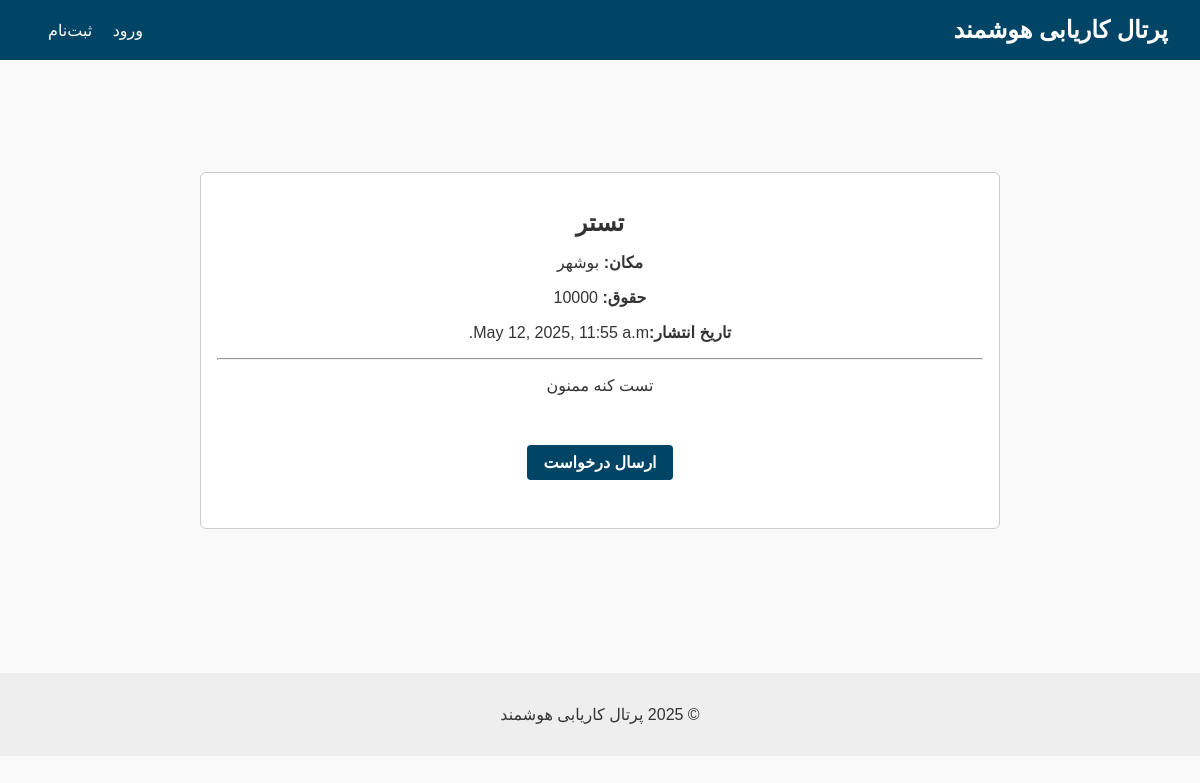
Page /jobs/1/ on the committed database.
### jobs/models.py (models this page shows, shortened)
class Job(models.Model):
    employer = models.ForeignKey(settings.AUTH_USER_MODEL, on_delete=models.CASCADE)
    title = models.CharField(max_length=200)
    description = models.TextField()
    location = models.CharField(max_length=100)
    salary = models.CharField(max_length=100)
    is_active = models.BooleanField(default=True)
    created_at = models.DateTimeField(auto_now_add=True)

### jobs/views.py (the view)
# urls.py: path('<int:job_id>/', job_detail, name='job_detail'),
def job_detail(request, job_id):
    job = get_object_or_404(Job, id=job_id)
    return render(request, 'jobs/job_detail.html', {'job': job})

### templates/jobs/job_detail.html
{% extends 'base.html' %}
{% block content %}
	 <main>
    <section class="dashboard">
      <div class="job-card">
        <h2>{{ job.title }}</h2>
        <p><strong>مکان:</strong> {{ job.location }}</p>
        <p><strong>حقوق:</strong> {{ job.salary }}</p>
        <p><strong>تاریخ انتشار:</strong>{{ job.created_at }}</p>
        <hr>
        <p>
          {{ job.description }}
        </p>
        <br>
        <a href="{% url 'apply-to-job' job.id %}" class="btn">ارسال درخواست</a>
      </div>
    </section>
  </main>
{% endblock %}

### static/css/styles.css (style rules this page uses)
body { font-family: sans-serif; margin: 0; padding: 0; background-color: #f9f9f9; color: #333; }
main { padding: 4rem 2rem; text-align: center; }
.dashboard { max-width: 800px; margin: 3rem auto; }
.dashboard h2 { margin-bottom: 1rem; }
.dashboard .btn { display: inline-block; background-color: #004466; color: white; padding: 0.5rem 1rem; text-decoration: none; border-radius: 4px; margin-bottom: 2rem; }
.job-card { background-color: #fff; padding: 1rem; border: 1px solid #ccc; border-radius: 6px; }
.job-card a { color: #006699; text-decoration: none; font-weight: bold; }
.btn { display: inline-block; background-color: #004466; color: white; padding: 0.5rem 1rem; text-decoration: none; border-radius: 4px; margin-top: 1rem; }

### rows in the picture
Job: title "تستر", location "بوشهر", salary "10000", created_at "May 12, 2025, 11:55 a.m.", description "تست کنه ممنون"
